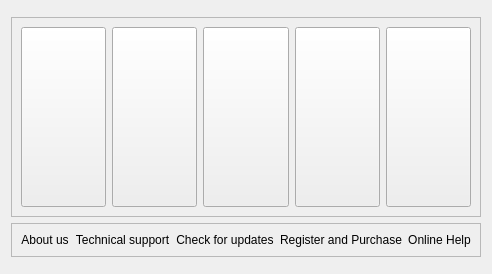
         <widget class="QWidget" name="help_tab">
          <attribute name="icon">
           <iconset>
            <normaloff>icons/help.png</normaloff>icons/help.png</iconset>
          </attribute>
          <attribute name="title">
           <string>Help</string>
          </attribute>
          <layout class="QVBoxLayout" name="verticalLayout_10">
           <item>
            <widget class="QFrame" name="top_filler_frame">
             <property name="frameShape">
              <enum>QFrame::StyledPanel</enum>
             </property>
             <property name="frameShadow">
              <enum>QFrame::Raised</enum>
             </property>
            </widget>
           </item>
           <item>
            <widget class="QFrame" name="helper_board_frame">
             <property name="sizePolicy">
              <sizepolicy hsizetype="Preferred" vsizetype="Preferred">
               <horstretch>0</horstretch>
               <verstretch>0</verstretch>
              </sizepolicy>
             </property>
             <property name="minimumSize">
              <size>
               <width>0</width>
               <height>200</height>
              </size>
             </property>
             <property name="frameShape">
              <enum>QFrame::StyledPanel</enum>
             </property>
             <property name="frameShadow">
              <enum>QFrame::Raised</enum>
             </property>
             <layout class="QGridLayout" name="gridLayout_2">
              <item row="0" column="1">
               <widget class="QPushButton" name="technical_support_pushButton">
                <property name="sizePolicy">
                 <sizepolicy hsizetype="Minimum" vsizetype="Preferred">
                  <horstretch>0</horstretch>
                  <verstretch>0</verstretch>
                 </sizepolicy>
                </property>
                <property name="contextMenuPolicy">
                 <enum>Qt::NoContextMenu</enum>
                </property>
                <property name="layoutDirection">
                 <enum>Qt::LeftToRight</enum>
                </property>
                <property name="text">
                 <string notr="true"/>
                </property>
                <property name="icon">
                 <iconset>
                  <normaloff>icons/tech_support.png</normaloff>icons/tech_support.png</iconset>
                </property>
                <property name="iconSize">
                 <size>
                  <width>64</width>
                  <height>64</height>
                 </size>
                </property>
               </widget>
              </item>
              <item row="0" column="4">
               <widget class="QPushButton" name="online_help_pushButton">
                <property name="sizePolicy">
                 <sizepolicy hsizetype="Minimum" vsizetype="Preferred">
                  <horstretch>0</horstretch>
                  <verstretch>0</verstretch>
                 </sizepolicy>
                </property>
                <property name="contextMenuPolicy">
                 <enum>Qt::NoContextMenu</enum>
                </property>
                <property name="layoutDirection">
                 <enum>Qt::LeftToRight</enum>
                </property>
                <property name="text">
                 <string notr="true"/>
                </property>
                <property name="icon">
                 <iconset>
                  <normaloff>icons/online_help.png</normaloff>icons/online_help.png</iconset>
                </property>
                <property name="iconSize">
                 <size>
                  <width>64</width>
                  <height>64</height>
                 </size>
                </property>
               </widget>
              </item>
              <item row="0" column="0">
               <widget class="QPushButton" name="about_us_pushButton">
                <property name="sizePolicy">
                 <sizepolicy hsizetype="Minimum" vsizetype="Preferred">
                  <horstretch>0</horstretch>
                  <verstretch>0</verstretch>
                 </sizepolicy>
                </property>
                <property name="contextMenuPolicy">
                 <enum>Qt::NoContextMenu</enum>
                </property>
                <property name="layoutDirection">
                 <enum>Qt::LeftToRight</enum>
                </property>
                <property name="text">
                 <string notr="true"/>
                </property>
                <property name="icon">
                 <iconset>
                  <normaloff>icons/about_us.png</normaloff>icons/about_us.png</iconset>
                </property>
                <property name="iconSize">
                 <size>
                  <width>64</width>
                  <height>64</height>
                 </size>
                </property>
               </widget>
              </item>
              <item row="0" column="2">
               <widget class="QPushButton" name="check_update_pushButton">
                <property name="sizePolicy">
                 <sizepolicy hsizetype="Minimum" vsizetype="Preferred">
                  <horstretch>0</horstretch>
                  <verstretch>0</verstretch>
                 </sizepolicy>
                </property>
                <property name="contextMenuPolicy">
                 <enum>Qt::NoContextMenu</enum>
                </property>
                <property name="layoutDirection">
                 <enum>Qt::LeftToRight</enum>
                </property>
                <property name="text">
                 <string notr="true"/>
                </property>
                <property name="icon">
                 <iconset>
                  <normaloff>icons/update.png</normaloff>icons/update.png</iconset>
                </property>
                <property name="iconSize">
                 <size>
                  <width>64</width>
                  <height>64</height>
                 </size>
                </property>
               </widget>
              </item>
              <item row="0" column="3">
               <widget class="QPushButton" name="register_purchase_pushButton">
                <property name="sizePolicy">
                 <sizepolicy hsizetype="Minimum" vsizetype="Preferred">
                  <horstretch>0</horstretch>
                  <verstretch>0</verstretch>
                 </sizepolicy>
                </property>
                <property name="contextMenuPolicy">
                 <enum>Qt::NoContextMenu</enum>
                </property>
                <property name="layoutDirection">
                 <enum>Qt::LeftToRight</enum>
                </property>
                <property name="text">
                 <string notr="true"/>
                </property>
                <property name="icon">
                 <iconset>
                  <normaloff>icons/purchase.png</normaloff>icons/purchase.png</iconset>
                </property>
                <property name="iconSize">
                 <size>
                  <width>64</width>
                  <height>64</height>
                 </size>
                </property>
               </widget>
              </item>
             </layout>
            </widget>
           </item>
           <item>
            <widget class="QFrame" name="frame_3">
             <property name="frameShape">
              <enum>QFrame::StyledPanel</enum>
             </property>
             <property name="frameShadow">
              <enum>QFrame::Raised</enum>
             </property>
             <layout class="QHBoxLayout" name="horizontalLayout_12">
              <item>
               <widget class="QLabel" name="about_us_label">
                <property name="lineWidth">
                 <number>0</number>
                </property>
                <property name="text">
                 <string>About us</string>
                </property>
                <property name="alignment">
                 <set>Qt::AlignCenter</set>
                </property>
               </widget>
              </item>
              <item>
               <widget class="QLabel" name="technical_support_label">
                <property name="lineWidth">
                 <number>0</number>
                </property>
                <property name="text">
                 <string>Technical support</string>
                </property>
                <property name="alignment">
                 <set>Qt::AlignCenter</set>
                </property>
               </widget>
              </item>
              <item>
               <widget class="QLabel" name="check_update_label">
                <property name="lineWidth">
                 <number>0</number>
                </property>
                <property name="text">
                 <string>Check for updates</string>
                </property>
                <property name="alignment">
                 <set>Qt::AlignCenter</set>
                </property>
               </widget>
              </item>
              <item>
               <widget class="QLabel" name="register_purchase_label">
                <property name="lineWidth">
                 <number>0</number>
                </property>
                <property name="text">
                 <string>Register and Purchase</string>
                </property>
                <property name="alignment">
                 <set>Qt::AlignCenter</set>
                </property>
               </widget>
              </item>
              <item>
               <widget class="QLabel" name="online_help_label">
                <property name="lineWidth">
                 <number>0</number>
                </property>
                <property name="text">
                 <string>Online Help</string>
                </property>
                <property name="alignment">
                 <set>Qt::AlignCenter</set>
                </property>
               </widget>
              </item>
             </layout>
            </widget>
           </item>
           <item>
            <widget class="QFrame" name="bottom_filler_frame">
             <property name="frameShape">
              <enum>QFrame::StyledPanel</enum>
             </property>
             <property name="frameShadow">
              <enum>QFrame::Raised</enum>
             </property>
            </widget>
           </item>
          </layout>
         </widget>
